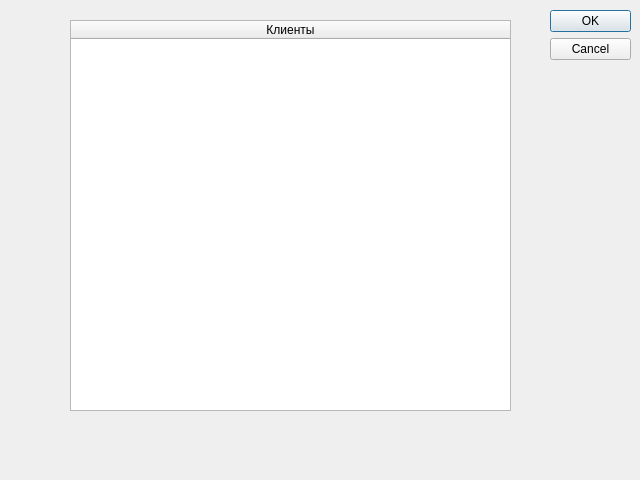
<?xml version="1.0" encoding="UTF-8"?>
<ui version="4.0">
 <class>ClientsWindow</class>
 <widget class="QDialog" name="ClientsWindow">
  <property name="geometry">
   <rect>
    <x>0</x>
    <y>0</y>
    <width>640</width>
    <height>480</height>
   </rect>
  </property>
  <property name="windowTitle">
   <string>Dialog</string>
  </property>
  <widget class="QDialogButtonBox" name="buttonBox">
   <property name="geometry">
    <rect>
     <x>550</x>
     <y>10</y>
     <width>81</width>
     <height>461</height>
    </rect>
   </property>
   <property name="orientation">
    <enum>Qt::Vertical</enum>
   </property>
   <property name="standardButtons">
    <set>QDialogButtonBox::Cancel|QDialogButtonBox::Ok</set>
   </property>
  </widget>
  <widget class="QTableWidget" name="tableWidget">
   <property name="geometry">
    <rect>
     <x>70</x>
     <y>20</y>
     <width>441</width>
     <height>391</height>
    </rect>
   </property>
   <property name="editTriggers">
    <set>QAbstractItemView::NoEditTriggers</set>
   </property>
   <attribute name="horizontalHeaderStretchLastSection">
    <bool>true</bool>
   </attribute>
   <column>
    <property name="text">
     <string>Клиенты</string>
    </property>
   </column>
  </widget>
 </widget>
 <resources/>
 <connections>
  <connection>
   <sender>buttonBox</sender>
   <signal>accepted()</signal>
   <receiver>ClientsWindow</receiver>
   <slot>accept()</slot>
   <hints>
    <hint type="sourcelabel">
     <x>248</x>
     <y>254</y>
    </hint>
    <hint type="destinationlabel">
     <x>157</x>
     <y>274</y>
    </hint>
   </hints>
  </connection>
  <connection>
   <sender>buttonBox</sender>
   <signal>rejected()</signal>
   <receiver>ClientsWindow</receiver>
   <slot>reject()</slot>
   <hints>
    <hint type="sourcelabel">
     <x>316</x>
     <y>260</y>
    </hint>
    <hint type="destinationlabel">
     <x>286</x>
     <y>274</y>
    </hint>
   </hints>
  </connection>
 </connections>
</ui>
